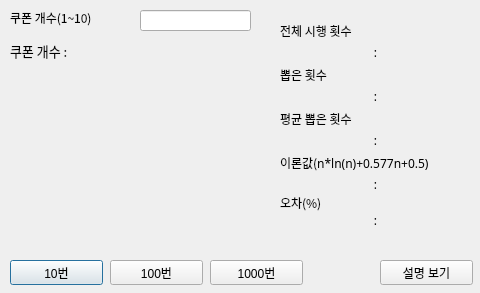
<?xml version="1.0" encoding="UTF-8"?>
<ui version="4.0">
 <class>Dialog</class>
 <widget class="QDialog" name="Dialog">
  <property name="geometry">
   <rect>
    <x>0</x>
    <y>0</y>
    <width>480</width>
    <height>293</height>
   </rect>
  </property>
  <property name="windowTitle">
   <string>쿠폰 콜렉터</string>
  </property>
  <widget class="QPushButton" name="pushButton_10">
   <property name="geometry">
    <rect>
     <x>10</x>
     <y>260</y>
     <width>93</width>
     <height>25</height>
    </rect>
   </property>
   <property name="text">
    <string>10번</string>
   </property>
  </widget>
  <widget class="QPushButton" name="pushButton_100">
   <property name="geometry">
    <rect>
     <x>110</x>
     <y>260</y>
     <width>93</width>
     <height>25</height>
    </rect>
   </property>
   <property name="text">
    <string>100번</string>
   </property>
  </widget>
  <widget class="QPushButton" name="pushButton_1000">
   <property name="geometry">
    <rect>
     <x>210</x>
     <y>260</y>
     <width>93</width>
     <height>25</height>
    </rect>
   </property>
   <property name="text">
    <string>1000번</string>
   </property>
  </widget>
  <widget class="QLabel" name="label_trial1">
   <property name="geometry">
    <rect>
     <x>280</x>
     <y>20</y>
     <width>121</width>
     <height>21</height>
    </rect>
   </property>
   <property name="font">
    <font>
     <family>맑은 고딕</family>
     <pointsize>9</pointsize>
    </font>
   </property>
   <property name="text">
    <string>전체 시행 횟수</string>
   </property>
   <property name="alignment">
    <set>Qt::AlignLeading|Qt::AlignLeft|Qt::AlignVCenter</set>
   </property>
  </widget>
  <widget class="QLabel" name="label_acnt1">
   <property name="geometry">
    <rect>
     <x>280</x>
     <y>64</y>
     <width>81</width>
     <height>21</height>
    </rect>
   </property>
   <property name="font">
    <font>
     <family>맑은 고딕</family>
     <pointsize>9</pointsize>
    </font>
   </property>
   <property name="text">
    <string>뽑은 횟수</string>
   </property>
   <property name="alignment">
    <set>Qt::AlignLeading|Qt::AlignLeft|Qt::AlignVCenter</set>
   </property>
  </widget>
  <widget class="QLabel" name="label_prob1">
   <property name="geometry">
    <rect>
     <x>280</x>
     <y>108</y>
     <width>121</width>
     <height>21</height>
    </rect>
   </property>
   <property name="font">
    <font>
     <family>맑은 고딕</family>
     <pointsize>9</pointsize>
    </font>
   </property>
   <property name="text">
    <string>평균 뽑은 횟수</string>
   </property>
   <property name="alignment">
    <set>Qt::AlignLeading|Qt::AlignLeft|Qt::AlignVCenter</set>
   </property>
  </widget>
  <widget class="QLabel" name="label_exN1">
   <property name="geometry">
    <rect>
     <x>280</x>
     <y>152</y>
     <width>191</width>
     <height>21</height>
    </rect>
   </property>
   <property name="font">
    <font>
     <family>맑은 고딕</family>
     <pointsize>9</pointsize>
    </font>
   </property>
   <property name="text">
    <string>이론값(n*ln(n)+0.577n+0.5)</string>
   </property>
   <property name="alignment">
    <set>Qt::AlignLeading|Qt::AlignLeft|Qt::AlignVCenter</set>
   </property>
  </widget>
  <widget class="QLabel" name="label_error1">
   <property name="geometry">
    <rect>
     <x>280</x>
     <y>192</y>
     <width>61</width>
     <height>21</height>
    </rect>
   </property>
   <property name="font">
    <font>
     <family>맑은 고딕</family>
     <pointsize>9</pointsize>
    </font>
   </property>
   <property name="text">
    <string>오차(%)</string>
   </property>
   <property name="alignment">
    <set>Qt::AlignLeading|Qt::AlignLeft|Qt::AlignVCenter</set>
   </property>
  </widget>
  <widget class="QLabel" name="label_back">
   <property name="geometry">
    <rect>
     <x>10</x>
     <y>90</y>
     <width>64</width>
     <height>15</height>
    </rect>
   </property>
   <property name="text">
    <string/>
   </property>
  </widget>
  <widget class="QLabel" name="label_front">
   <property name="geometry">
    <rect>
     <x>150</x>
     <y>90</y>
     <width>64</width>
     <height>15</height>
    </rect>
   </property>
   <property name="text">
    <string/>
   </property>
  </widget>
  <widget class="QLineEdit" name="lineEdit">
   <property name="geometry">
    <rect>
     <x>140</x>
     <y>10</y>
     <width>111</width>
     <height>21</height>
    </rect>
   </property>
   <property name="inputMask">
    <string/>
   </property>
  </widget>
  <widget class="QLabel" name="label">
   <property name="geometry">
    <rect>
     <x>10</x>
     <y>10</y>
     <width>111</width>
     <height>16</height>
    </rect>
   </property>
   <property name="font">
    <font>
     <family>맑은 고딕</family>
    </font>
   </property>
   <property name="text">
    <string>쿠폰 개수(1~10)</string>
   </property>
  </widget>
  <widget class="QLabel" name="label_n">
   <property name="geometry">
    <rect>
     <x>10</x>
     <y>40</y>
     <width>241</width>
     <height>21</height>
    </rect>
   </property>
   <property name="font">
    <font>
     <family>맑은 고딕</family>
     <pointsize>10</pointsize>
    </font>
   </property>
   <property name="text">
    <string>쿠폰 개수 : </string>
   </property>
   <property name="alignment">
    <set>Qt::AlignLeading|Qt::AlignLeft|Qt::AlignVCenter</set>
   </property>
  </widget>
  <widget class="QLabel" name="label_cnt">
   <property name="geometry">
    <rect>
     <x>10</x>
     <y>57</y>
     <width>261</width>
     <height>31</height>
    </rect>
   </property>
   <property name="font">
    <font>
     <family>맑은 고딕</family>
     <pointsize>11</pointsize>
     <weight>75</weight>
     <bold>true</bold>
    </font>
   </property>
   <property name="text">
    <string/>
   </property>
   <property name="alignment">
    <set>Qt::AlignCenter</set>
   </property>
  </widget>
  <widget class="QLabel" name="label_trial">
   <property name="geometry">
    <rect>
     <x>280</x>
     <y>42</y>
     <width>191</width>
     <height>21</height>
    </rect>
   </property>
   <property name="font">
    <font>
     <family>맑은 고딕</family>
     <pointsize>9</pointsize>
    </font>
   </property>
   <property name="text">
    <string>:</string>
   </property>
   <property name="alignment">
    <set>Qt::AlignCenter</set>
   </property>
  </widget>
  <widget class="QLabel" name="label_acnt">
   <property name="geometry">
    <rect>
     <x>280</x>
     <y>86</y>
     <width>191</width>
     <height>21</height>
    </rect>
   </property>
   <property name="font">
    <font>
     <family>맑은 고딕</family>
     <pointsize>9</pointsize>
    </font>
   </property>
   <property name="text">
    <string>:</string>
   </property>
   <property name="alignment">
    <set>Qt::AlignCenter</set>
   </property>
  </widget>
  <widget class="QLabel" name="label_prob">
   <property name="geometry">
    <rect>
     <x>280</x>
     <y>130</y>
     <width>191</width>
     <height>21</height>
    </rect>
   </property>
   <property name="font">
    <font>
     <family>맑은 고딕</family>
     <pointsize>9</pointsize>
    </font>
   </property>
   <property name="text">
    <string>:</string>
   </property>
   <property name="alignment">
    <set>Qt::AlignCenter</set>
   </property>
  </widget>
  <widget class="QLabel" name="label_exN">
   <property name="geometry">
    <rect>
     <x>280</x>
     <y>174</y>
     <width>191</width>
     <height>21</height>
    </rect>
   </property>
   <property name="font">
    <font>
     <family>맑은 고딕</family>
     <pointsize>9</pointsize>
    </font>
   </property>
   <property name="text">
    <string>:</string>
   </property>
   <property name="alignment">
    <set>Qt::AlignCenter</set>
   </property>
  </widget>
  <widget class="QLabel" name="label_error">
   <property name="geometry">
    <rect>
     <x>280</x>
     <y>210</y>
     <width>191</width>
     <height>21</height>
    </rect>
   </property>
   <property name="font">
    <font>
     <family>맑은 고딕</family>
     <pointsize>9</pointsize>
    </font>
   </property>
   <property name="text">
    <string>:</string>
   </property>
   <property name="alignment">
    <set>Qt::AlignCenter</set>
   </property>
  </widget>
  <widget class="QPushButton" name="pushButton_des">
   <property name="geometry">
    <rect>
     <x>380</x>
     <y>260</y>
     <width>93</width>
     <height>25</height>
    </rect>
   </property>
   <property name="text">
    <string>설명 보기</string>
   </property>
  </widget>
 </widget>
 <resources/>
 <connections/>
</ui>
